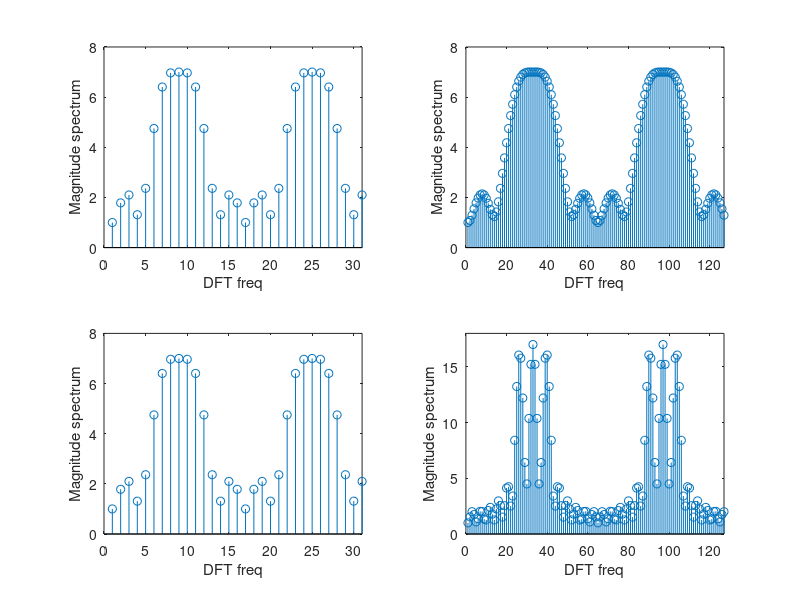

This figure's MATLAB source:
%
% Example: 3 sinusoids
%
T= 10^(-4); % sampling frequency= 10 kHz, sampling period 10^(-4) sec
%
%... Physical frequencies (satisfy the Nyquist condition)
%
freq= [2*10^3; 2.5*10^3;3*10^3];
%
%... normalized pulsation
%
omega= 2*pi*freq*T; 
%
%... signal generation
%
nsmp=1000;
n=0:nsmp-1;
n= n(:);
x= zeros(nsmp,1);
for i=1:length(omega),
    omcur= omega(i);
    x= x+cos(omcur*n);
end
%
%... analyse de Fourier
%
L= 10;
N= 32;
X1= fft(x(1:L),N);
L= 10;
N= 128;
X2= fft(x(1:L),N);
L= 10;
N= 32;
X3= fft(x(1:L),N);
L= 30;
N= 128;
X4= fft(x(1:L),N);
subplot(2,2,1);
stem(abs(X1));
axis([0 31 0 max(abs(X1))+1])
xlabel('DFT freq')
ylabel('Magnitude spectrum')
subplot(2,2,2);
stem(abs(X2));
xlabel('DFT freq')
ylabel('Magnitude spectrum')
axis([0 127 0 max(abs(X2))+1])

subplot(2,2,3);
stem(abs(X3));
axis([0 31 0 max(abs(X3))+1])
xlabel('DFT freq')
ylabel('Magnitude spectrum')


subplot(2,2,4);
stem(abs(X4));
axis([0 127 0 max(abs(X4))+1])
xlabel('DFT freq')
ylabel('Magnitude spectrum')



